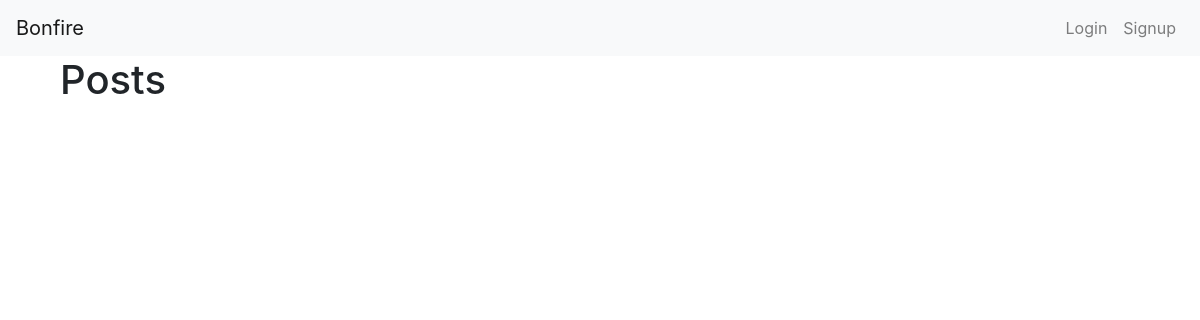
The app's page /, older data.
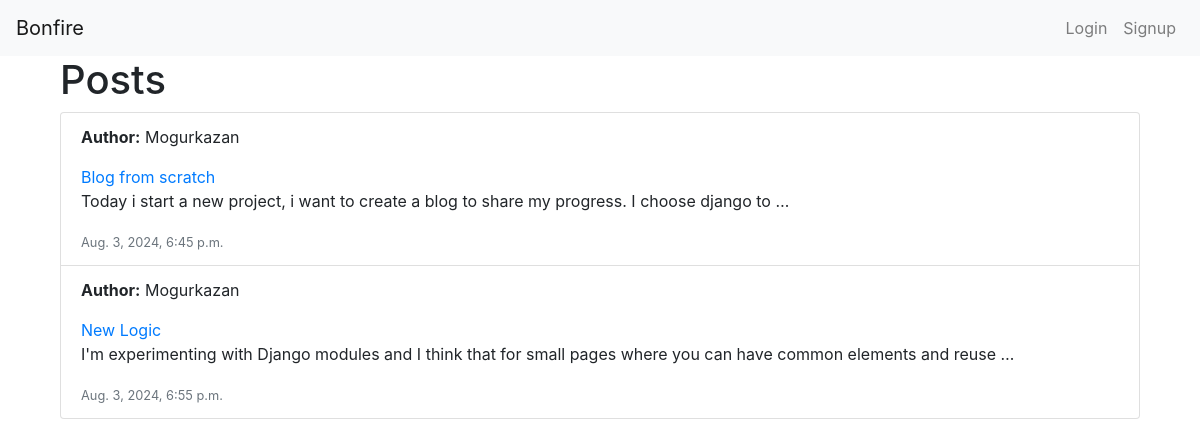
The same page, newer data.
### blog/models.py (models this page shows, shortened)
class Post(models.Model):
    author = models.ForeignKey(CustomUser, on_delete=models.CASCADE, related_name='posts')
    title = models.CharField(max_length=255)
    keywords = models.CharField(max_length=255, default='')  # Añadir campo de keywords
    content = models.TextField()
    created_at = models.DateTimeField(auto_now_add=True)
    updated_at = models.DateTimeField(auto_now=True)

class CustomUser(AbstractBaseUser, PermissionsMixin):
    email = models.EmailField(unique=True)
    nickname = models.CharField(max_length=30)
    is_active = models.BooleanField(default=True)
    is_staff = models.BooleanField(default=False)
    objects = CustomUserManager()
    USERNAME_FIELD = 'email'
    REQUIRED_FIELDS = ['nickname']

### blog/views.py (the view)
# urls.py: path('', views.post_list, name='post_list'),
def post_list(request):
    posts = Post.objects.all()
    return render(request, 'blog/post_list.html', {'posts': posts})

### blog/templates/blog/post_list.html
{% extends "base.html" %}
{% block content %}
<div class="container">
    <h1>Posts</h1>
    <ul class="list-group">
        {% for post in posts %}
            <li class="list-group-item">
                <p><strong>Author:</strong> {{ post.author.nickname }}</p>
                <a href="{% url 'post_detail' post.pk %}">{{ post.title }}</a>
                <p>{{ post.content|truncatewords:20 }}</p>
                <small class="text-muted">{{ post.created_at }}</small>
            </li>
        {% endfor %}
    </ul>
</div>
{% endblock %}

### templates/base.html (shortened to what this page needs)
<!DOCTYPE html>
<html>
<head>
    <link rel="stylesheet" href="https://stackpath.bootstrapcdn.com/bootstrap/4.5.2/css/bootstrap.min.css">
</head>
<body>
    {% include 'partials/navbar.html' %}
    <div class="container">
        {% block content %}{% endblock %}
    </div>
</body>
</html>

### blog/templates/partials/navbar.html
<nav class="navbar navbar-expand-lg navbar-light bg-light">
    <a class="navbar-brand" href="{% url 'post_list' %}">Bonfire</a>
    <div class="collapse navbar-collapse" id="navbarNav">
      <ul class="navbar-nav ml-auto">
        {% if user.is_authenticated %}
          <li class="nav-item">
            <a class="nav-link" href="{% url 'private_area' %}">Private</a>
          </li>
          <li class="nav-item">
            <form method="post" action="{% url 'logout' %}">
              {% csrf_token %}
              <button type="submit" class="btn btn-link nav-link" style="border: none; background: none;">Logout</button>
            </form>
          </li>
        {% else %}
          <li class="nav-item">
            <a class="nav-link" href="{% url 'login' %}">Login</a>
          </li>
          <li class="nav-item">
            <a class="nav-link" href="{% url 'signup' %}">Signup</a>
          </li>
        {% endif %}
      </ul>
    </div>
  </nav>

Row changes from the older to the newer data that the page shows:
added Post: author.nickname "Mogurkazan", title "Blog from scratch", content "Today i start a new project, i want to create a blog to share my progress. I choose django to …", created_at "Aug. 3, 2024, 6:45 p.m."
added Post: author.nickname "Mogurkazan", title "New Logic", content "I'm experimenting with Django modules and I think that for small pages where you can have common elements and reuse …", created_at "Aug. 3, 2024, 6:55 p.m."
